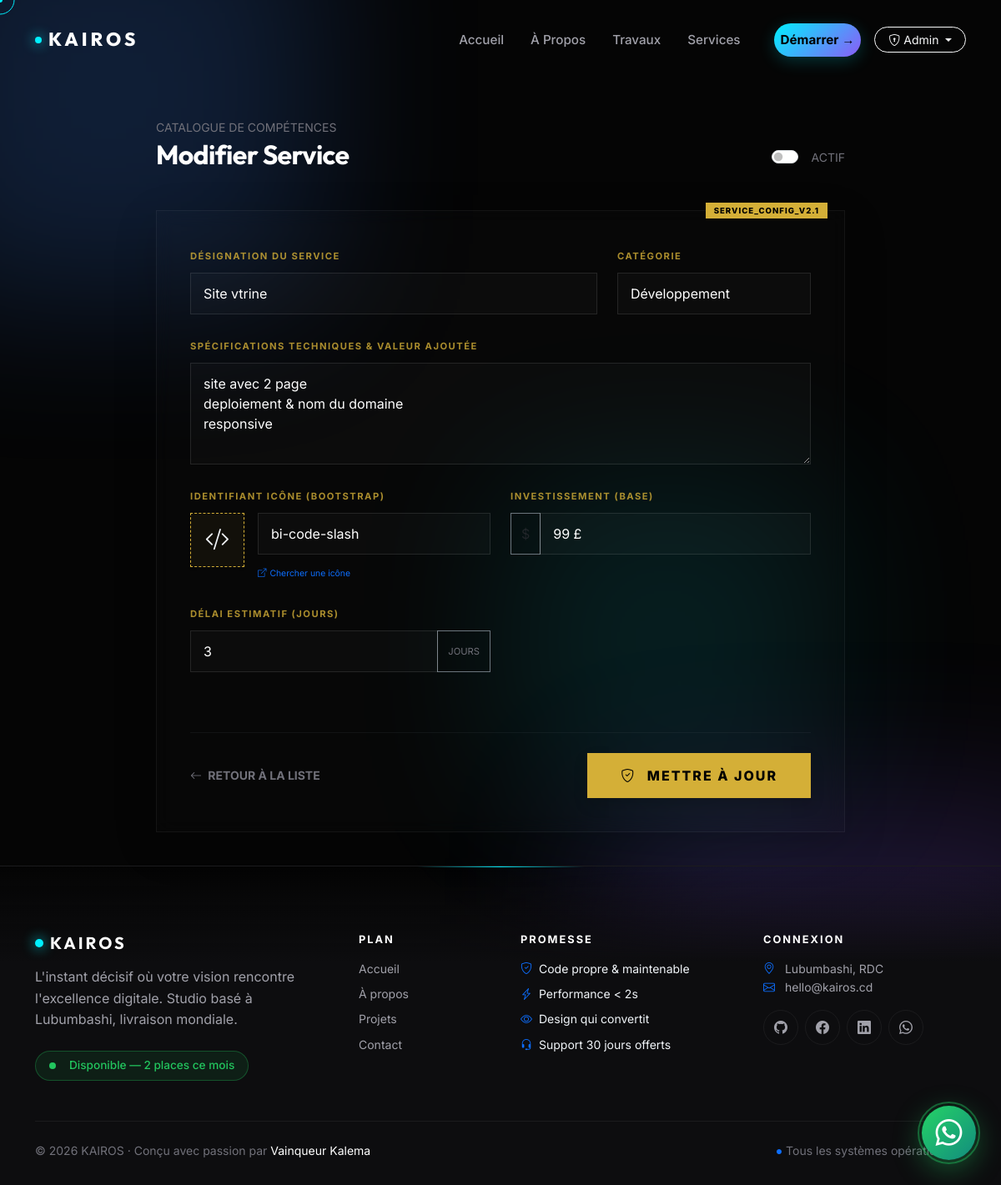
/admin/services/edit/1 (signed in), run on an earlier commit of the app's database.
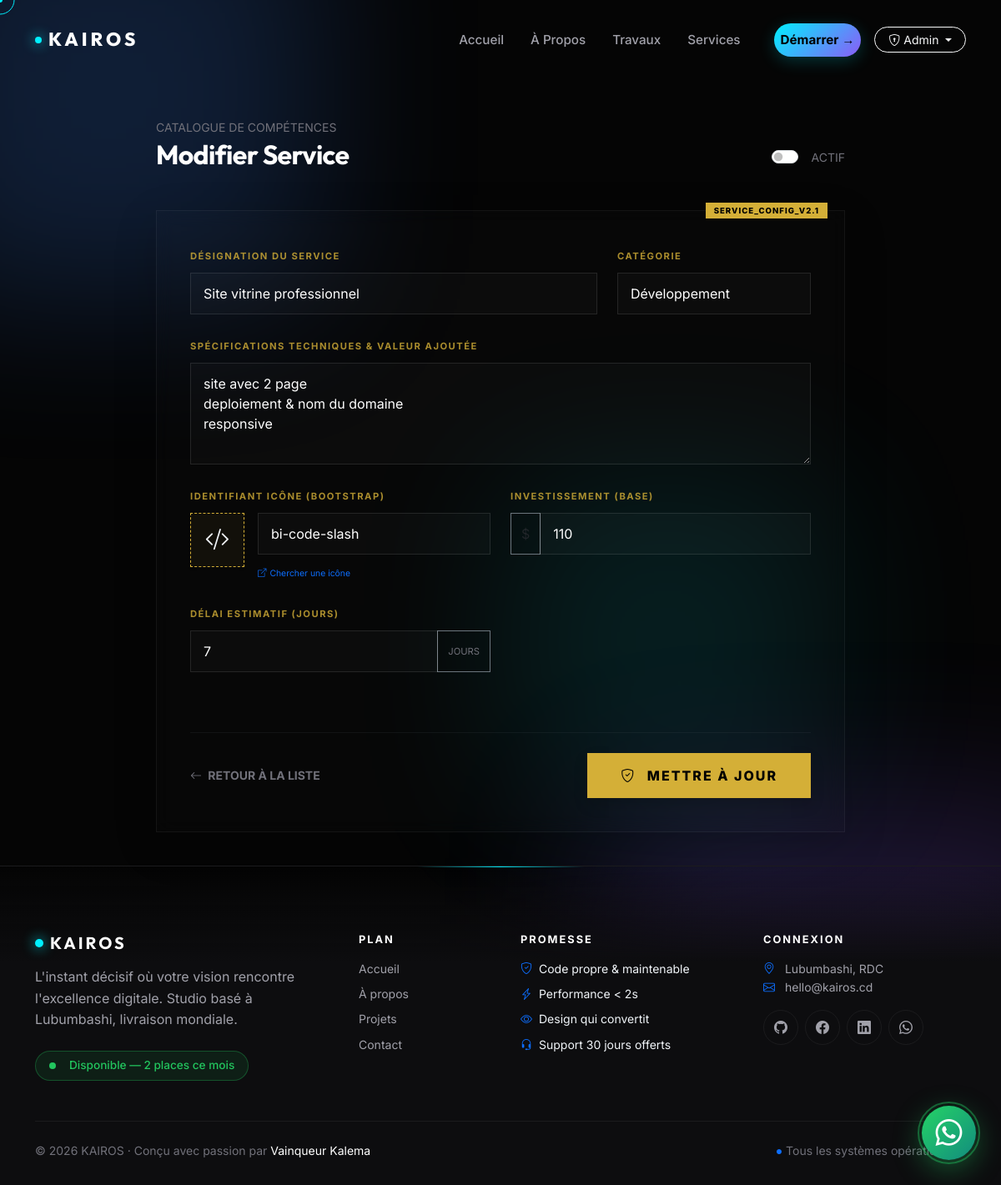
And on a later commit of the database.
### app/models.py (models this page shows)
class Service(db.Model):
    id = db.Column(db.Integer, primary_key=True)
    title = db.Column(db.String(100), nullable=False)
    description = db.Column(db.Text)
    icon = db.Column(db.String(50))
    price = db.Column(db.String(50))
    delivery_days = db.Column(db.Integer)

### app/admin/route.py (the view, shortened to what this page needs)
@bp.route('/services/edit/<int:id>', methods=['GET', 'POST'])
@login_required
@admin_required
def service_edit(id):
    service = Service.query.get_or_404(id)
    return render_template('admin/service_form.html', service=service)

### app/admin/route.py (called while the page is built)
def admin_required(f):
    @wraps(f)
    def decorated(*args, **kwargs):
        if not current_user.is_authenticated or not current_user.is_admin:
            flash('Accès réservé aux administrateurs.', 'danger')
            return redirect(url_for('auth.login'))
        return f(*args, **kwargs)
    return decorated

### app/templates/admin/service_form.html (shortened to what the changed rows need)
{% extends 'base.html' %}
{% block content %}
<div class="container service-editor-container animate__animated animate__fadeIn">
    <div class="mb-5 d-flex justify-content-between align-items-end">
        <div>
            <h2 class="text-white fw-bold m-0">{{ 'Modifier' if service else 'Nouveau' }} Service</h2>
        </div>
    </div>
    <div class="editor-card shadow-lg">
        <form method="POST">
            <div class="row">
                <div class="col-md-8 mb-4">
                    <label class="form-label">Désignation du Service</label>
                    <input type="text" name="title" class="form-control"
                           placeholder="ex: Développement Backend Python"
                           value="{{ service.title if service else '' }}" required>
                </div>
            </div>
            <div class="mb-4">
                <label class="form-label">Spécifications Techniques & Valeur Ajoutée</label>
                <textarea name="description" class="form-control" rows="4"
                          placeholder="Listez les outils et les résultats attendus...">{{ service.description if service else '' }}</textarea>
            </div>
            <div class="row">
                <div class="col-md-6 mb-4">
                    <div class="d-flex align-items-start gap-3">
                        <div class="flex-grow-1">
                            <input type="text" name="icon" id="iconInput" class="form-control"
                                   value="{{ service.icon if service else 'bi-code-slash' }}">
                            <div class="mt-2">
                                <a href="https://icons.getbootstrap.com/" target="_blank" class="text-primary text-decoration-none" style="font-size: 0.65rem;">
                                </a>
                            </div>
                        </div>
                    </div>
                </div>
                <div class="col-md-6 mb-4">
                    <div class="input-group">
                        <span class="input-group-text bg-transparent border-secondary text-gold" style="border-radius: 0;">$</span>
                        <input type="text" name="price" class="form-control"
                               placeholder="ex: 450"
                               value="{{ service.price if service else '' }}">
                    </div>
                </div>
            </div>
            <div class="row">
                <div class="col-md-6 mb-4">
                    <div class="input-group">
                        <input type="number" name="delivery_days" class="form-control"
                               value="{{ service.delivery_days if service else 5 }}">
                        <span class="input-group-text bg-transparent border-secondary text-muted" style="border-radius: 0; font-size: 0.7rem;">JOURS</span>
                    </div>
                </div>
            </div>
        </form>
    </div>
</div>
{% endblock %}

What changed in the data, as far as the page shows it:
changed Service "site avec 2 page deploiement & nom du domaine responsive": title "Site vtrine" → "Site vitrine professionnel"; price "99 £" → "110"; delivery_days "3" → "7"
